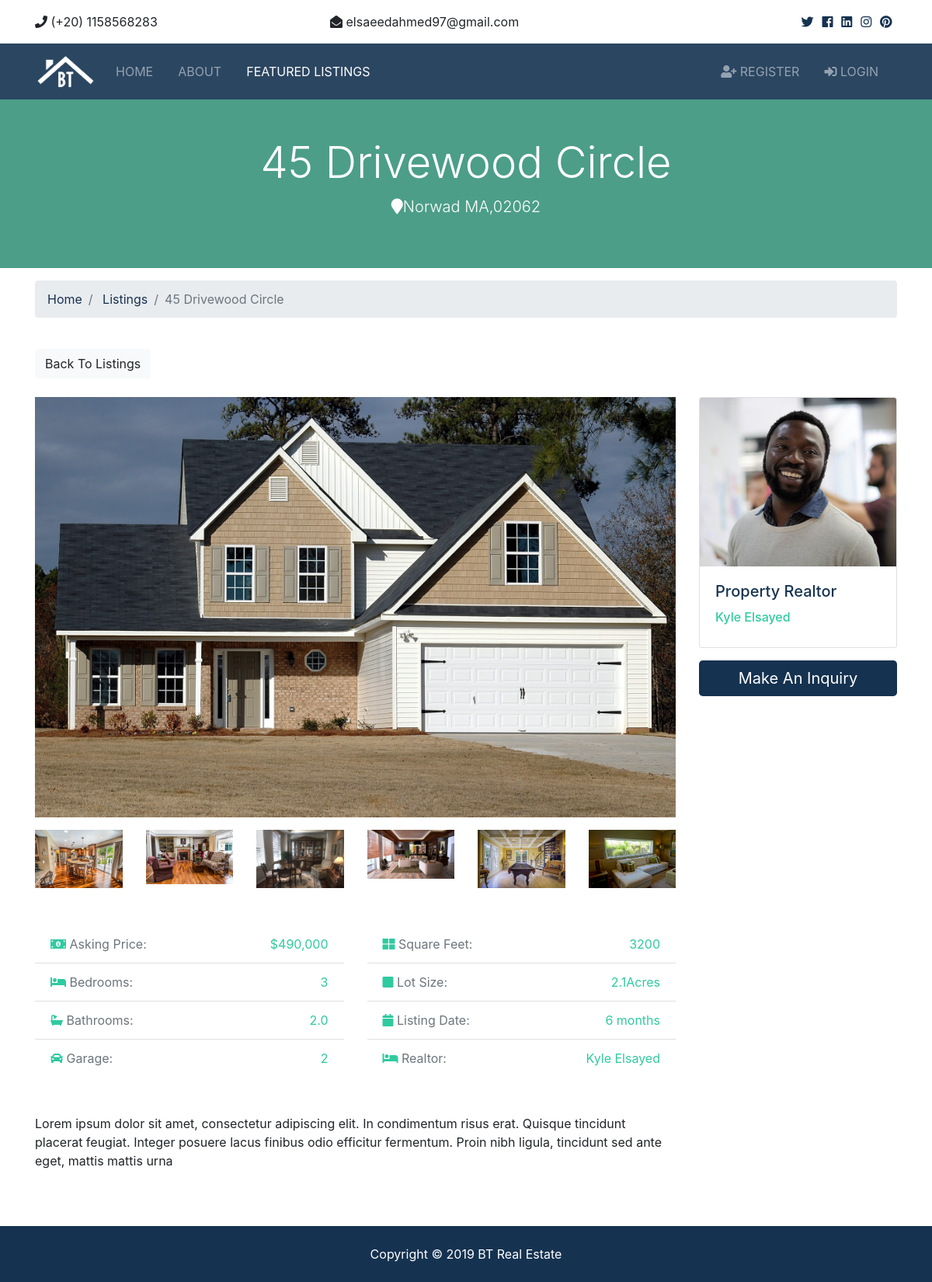
The app's page /listings/1/ with its own data.
### listings/models.py (models this page shows, shortened)
class Listing(models.Model):
	realtor 	= models.ForeignKey(Realtor, on_delete=models.DO_NOTHING)
	title 		= models.CharField(max_length=200)
	address 	= models.CharField(max_length=200)
	city 		= models.CharField(max_length=100)
	state 		= models.CharField(max_length=100)
	zipcode		= models.CharField(max_length=20)
	description = models.TextField(blank=True)
	price 		= models.IntegerField()
	bedrooms 	= models.IntegerField()
	bathrooms	= models.DecimalField(max_digits=2, decimal_places=1)
	garage 		= models.IntegerField(default=0)
	sqft 		= models.IntegerField()
	lot_size 	= models.DecimalField(max_digits=5, decimal_places=1)
	photo_main 	= models.ImageField(upload_to='photos/%Y/%m/%d/')
	photo_1 	= models.ImageField(upload_to='photos/%Y/%m/%d/', blank=True)
	photo_2 	= models.ImageField(upload_to='photos/%Y/%m/%d/', blank=True)
	photo_3 	= models.ImageField(upload_to='photos/%Y/%m/%d/', blank=True)
	photo_4 	= models.ImageField(upload_to='photos/%Y/%m/%d/', blank=True)
	photo_5 	= models.ImageField(upload_to='photos/%Y/%m/%d/', blank=True)
	photo_6 	= models.ImageField(upload_to='photos/%Y/%m/%d/', blank=True)
	is_published= models.BooleanField(default=True)
	list_date 	= models.DateTimeField(default=datetime.now, blank=True)

### realtors/models.py (models this page shows)
class Realtor(models.Model):
	name 		= models.CharField(max_length=100)
	photo 		= models.ImageField(upload_to='photos/%Y/%m/%d/')
	description = models.TextField(blank=True)
	phone 		= models.CharField(max_length=20)
	email 		= models.EmailField()
	is_mvp 		= models.BooleanField(default=False)
	hire_date 	= models.DateTimeField(default=datetime.now, blank=True)
	def __str__(self):
		return self.name

### listings/views.py (the view)
# urls.py: path('<int:listing_id>/', views.listing, name='listing'),
def listing(request, listing_id):
  listing = get_object_or_404(Listing, pk=listing_id)
  context = {
    'listing': listing
  }
  return render(request, 'listings/listing.html', context)

### templates/listings/listing.html (shortened to what this page needs)
{% extends 'base.html' %}
{% load humanize %}
{% block content %}
 <section id="showcase-inner" class="py-5 text-white">
    <div class="container">
      <div class="row text-center">
        <div class="col-md-12">
          <h1 class="display-4">{{listing.title }}</h1>
          <p class="lead">
            <i class="fas fa-map-marker"></i>{{listing.city }} {{listing.state }},{{listing.zipcode }}</p>
        </div>
      </div>
    </div>
  </section>
  <section id="bc" class="mt-3">
    <div class="container">
      <nav>
        <ol class="breadcrumb">
          <li class="breadcrumb-item">
            <a href="{% url 'home'%}" id="color">Home</a>
          </li>
          <li class="breadcrumb-item">
            <a href="{% url 'listings'%}" id="color">Listings</a>
          </li>
          <li class="breadcrumb-item active">{{listing.title }}</li>
        </ol>
      </nav>
    </div>
  </section>
  <section id="listing" class="py-4">
    <div class="container">
      <a href="{% url 'listings'%}" class="btn btn-light mb-4">Back To Listings</a>
      <div class="row">
        <div class="col-md-9">
          <img src="{{ listing.photo_main.url }}" alt="" class="img-main img-fluid mb-3">
          <div class="row mb-5 thumbs">
            {% if listing.photo_1 %}
            <div class="col-md-2">
              <a href="{{ listing.photo_1.url }}" data-lightbox="home-images">
                <img src="{{ listing.photo_1.url }}" alt="" class="img-fluid">
              </a>
            </div>
            {% endif %}
            {% if listing.photo_2 %}
            <div class="col-md-2">
              <a href="{{ listing.photo_2.url }}" data-lightbox="home-images">
                <img src="{{ listing.photo_2.url }}" alt="" class="img-fluid">
              </a>
            </div>
            {% endif %}
            {% if listing.photo_3 %}
            <div class="col-md-2">
              <a href="{{ listing.photo_3.url }}" data-lightbox="home-images">
                <img src="{{ listing.photo_3.url }}" alt="" class="img-fluid">
              </a>
            </div>
            {% endif %}
            {% if listing.photo_4 %}
            <div class="col-md-2">
              <a href="{{ listing.photo_4.url }}" data-lightbox="home-images">
                <img src="{{ listing.photo_4.url }}" alt="" class="img-fluid">
              </a>
            </div>
            {% endif %}
            {% if listing.photo_5 %}
            <div class="col-md-2">
              <a href="{{ listing.photo_5.url }}" data-lightbox="home-images">
                <img src="{{ listing.photo_5.url }}" alt="" class="img-fluid">
              </a>
            </div>
            {% endif %}
            {% if listing.photo_6 %}
            <div class="col-md-2">
              <a href="{{ listing.photo_6.url }}" data-lightbox="home-images">
                <img src="{{ listing.photo_6.url }}" alt="" class="img-fluid">
              </a>
            </div>
            {% endif %}
          </div>
          <div class="row mb-5 fields">
            <div class="col-md-6">
              <ul class="list-group list-group-flush">
                <li class="list-group-item text-secondary">
                  <i class="fas fa-money-bill-alt" id="colo"></i> Asking Price:
                  <span class="float-right" id="colo">${{listing.price | intcomma }}</span>
                </li>
                <li class="list-group-item text-secondary">
                  <i class="fas fa-bed" id="colo"></i> Bedrooms:
                  <span class="float-right" id="colo">{{listing.bedrooms }}</span>
                </li>
                <li class="list-group-item text-secondary">
                  <i class="fas fa-bath" id="colo"></i> Bathrooms:
                  <span class="float-right" id="colo">{{ listing.bathrooms }}</span>
                </li>
                <li class="list-group-item text-secondary">
                  <i class="fas fa-car" id="colo"></i> Garage:
                  <span class="float-right"  id="colo">{{ listing.garage }}
                  </span>
                </li>
              </ul>
            </div>
            <div class="col-md-6">
              <ul class="list-group list-group-flush">
                <li class="list-group-item text-secondary">
                  <i class="fas fa-th-large" id="colo"></i> Square Feet:
                  <span class="float-right" id="colo">{{ listing.sqft }}</span>
                </li>
                <li class="list-group-item  text-secondary" >
                  <i class="fas fa-square" id="colo"></i> Lot Size:
                  <span class="float-right" id="colo">{{ listing.lot_size }}Acres
                  </span>
                </li>
                <li class="list-group-item text-secondary">
                  <i class="fas fa-calendar" id="colo"></i> Listing Date:
                  <span class="float-right" id="colo">{{ listing.list_date | timesince }}</span>
                </li>
                <li class="list-group-item text-secondary">
                  <i class="fas fa-bed" id="colo"></i> Realtor:
                  <span class="float-right" id="colo">{{ listing.realtor }}
                  </span>
                </li>
              </ul>
            </div>
          </div>
          <div class="row mb-5">
            <div class="col-md-12">
              {{ listing.description }}
            </div>
          </div>
        </div>
        <div class="col-md-3">
          <div class="card mb-3">
            <img class="card-img-top" src="{{ listing.realtor.photo.url }}" alt="Seller of the month">
            <div class="card-body">
              <h5 class="card-title" id="color">Property Realtor</h5>
              <h6 class="text-secondary" id="colo">{{ listing.realtor }}</h6>
            </div>
          </div>
          <button class="btn-primary btn-block btn-lg" data-toggle="modal" data-target="#inquiryModal" id="colr">Make An Inquiry</button>
        </div>
      </div>
    </div>
  </section>
{% endblock%}

### static/css/all.css (style rules this page uses)
.fa, .fas, .far, .fal, .fab { -moz-osx-font-smoothing: grayscale; -webkit-font-smoothing: antialiased; display: inline-block; font-style: normal; font-variant: normal; text-rendering: auto; line-height: 1; }
.fa-bath:before { content: "\f2cd"; }
.fa-bed:before { content: "\f236"; }
.fa-calendar:before { content: "\f133"; }
.fa-car:before { content: "\f1b9"; }
.fa-map-marker:before { content: "\f041"; }
.fa-money-bill-alt:before { content: "\f3d1"; }
.fa-square:before { content: "\f0c8"; }
.fa-th-large:before { content: "\f009"; }
.fa, .fas { font-family: 'Font Awesome 5 Free'; font-weight: 900; }

### static/css/style.css (style rules this page uses)
img { width: 100%; }
#colo { color: #30caa0 !important ; }
#color { color: #153250 !important ; }
#colr { background-color: #153250 !important ; border: #153250 !important ; }
#showcase-inner { background: url(../img/building.jpg) no-repeat top center fixed/cover; position: relative; overflow: hidden; min-height: 200px; }
#showcase-inner::before { content: ''; position: absolute; top: 0; left: 0; min-height: 100%; width: 100%; background: rgba(32, 134, 107, 0.8); }

### records on screen
Listing: title "45 Drivewood Circle", city "Norwad", state "MA", zipcode "02062", photo_main (picture), photo_1 (picture), photo_2 (picture), photo_3 (picture), photo_4 (picture), photo_5 (picture), photo_6 (picture), price "490,000", bedrooms "3", bathrooms "2.0", garage "2", sqft "3200", lot_size "2.1", list_date "6 months", realtor "Kyle Elsayed", description "Lorem ipsum dolor sit amet, consectetur adipiscing elit. In condimentum risus erat. Quisque tincidunt placerat feugiat. Integer posuere lacus finibus odio efficitur fermentum. Proin nibh ligula, tincidunt sed ante eget, mattis mattis urna", realtor.photo (picture)
